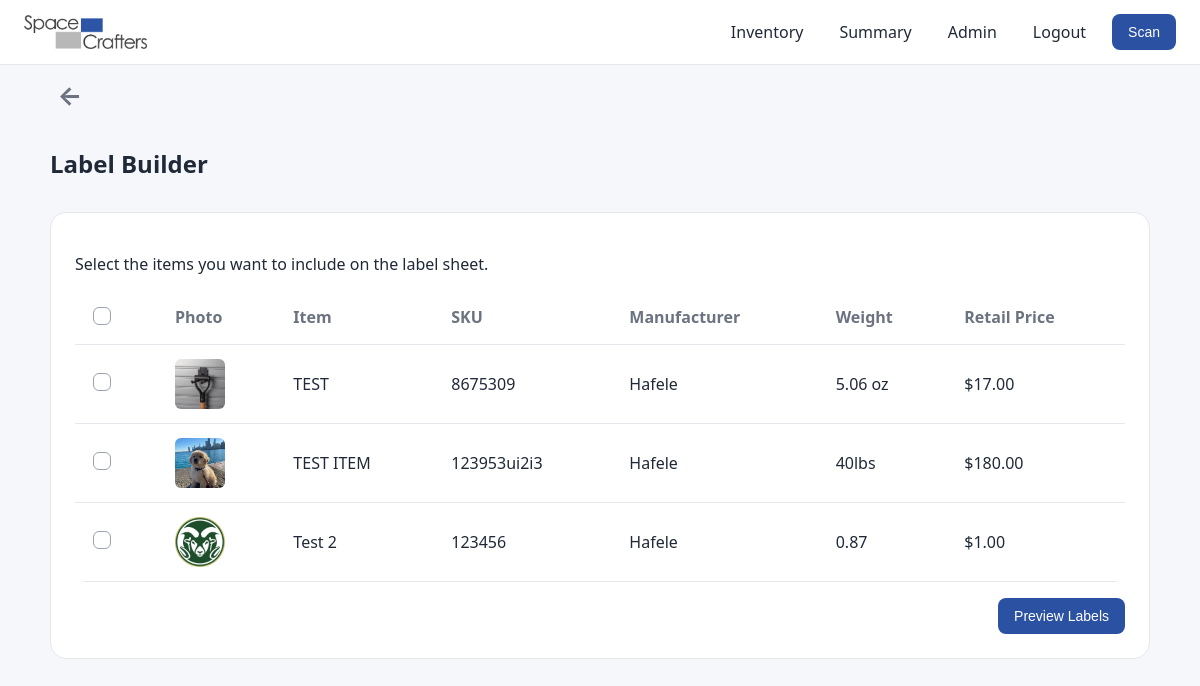
The app's page /labels/builder (signed in) with its own data.
### models.py (models this page shows, shortened)
class Item(db.Model):
    __tablename__ = "items"
    id = db.Column(db.Integer, primary_key=True)
    name = db.Column(db.String(200), nullable=False)
    sku = db.Column(db.String(100), unique=True, nullable=False)
    quantity = db.Column(db.Integer, default=0)
    weight = db.Column(db.String(50))
    dimensions = db.Column(db.String(200))
    colorways = db.Column(db.String(200))
    manufacturer = db.Column(db.String(200))
    cost_price = db.Column(db.Float, default=0)
    retail_price = db.Column(db.Float, default=0)
    low_stock_threshold = db.Column(db.Integer, default=5)
    order_link = db.Column(db.String(300))
    barcode_path = db.Column(db.String(300))
    image_path = db.Column(db.String(300))

### app.py (the view, shortened to what this page needs)
@app.route("/labels/builder", methods=["GET", "POST"])
@login_required
def labels_builder():
    items = Item.query.order_by(Item.name.asc()).all()
    return render_template("labels_builder.html", items=items)

### app.py (called while the page is built)
@login_manager.user_loader
def load_user(user_id):
    return db.session.get(User, int(user_id))

### models.py (called while the page is built)
    @property
    def is_active(self):
        return True

    @property
    def is_admin(self):
        return self.role == "admin"

### templates/labels_builder.html (shortened to what this page needs)
{% extends "base.html" %}
{% block content %}
<div class="label-topbar">
  <a href="{{ url_for('index') }}" class="back-arrow" aria-label="Back to inventory">
    ←
  </a>
</div>
<div class="page-header">
  <h2>Label Builder</h2>
</div>
<div class="card">
  <p class="muted-text">
    Select the items you want to include on the label sheet.
  </p>
  <form method="POST" action="{{ url_for('labels_builder') }}">
    <div class="table-scroll">
      <table class="summary-table labels-table">
        <thead>
          <tr>
            <th class="checkbox-cell">
              <label class="checkbox-wrap">
                <span class="checkmark"></span>
              </label>
            </th>
            <th>Photo</th>
            <th>Item</th>
            <th>SKU</th>
            <th>Manufacturer</th>
            <th>Weight</th>
            <th>Retail Price</th>
          </tr>
        </thead>
        <tbody>
          {% for item in items %}
          <tr>
            <td class="checkbox-cell">
              <label class="checkbox-wrap">
                <span class="checkmark"></span>
              </label>
            </td>
            <td>
              <img
                src="{{ item.image_path or '/static/placeholder.png' }}"
                alt="{{ item.name }}"
                style="width:50px; height:50px; object-fit:cover; border-radius:6px;"
              >
            </td>
            <td>{{ item.name }}</td>
            <td>{{ item.sku or '—' }}</td>
            <td>{{ item.manufacturer or '—' }}</td>
            <td>{{ item.weight or '—' }}</td>
            <td>${{ '%.2f'|format(item.retail_price or 0) }}</td>
          </tr>
          {% endfor %}
        </tbody>
      </table>
    </div>
    <div style="margin-top:16px; display:flex; justify-content:flex-end;">
      <button type="submit" class="primary-btn">Preview Labels</button>
    </div>
  </form>
</div>
{% endblock %}

### static/style.css (style rules this page uses)
:root { --primary: #2b51a3; --primary-hover: #2b51a3cc; --bg: #f5f7fb; --card: #ffffff; --border: #e5e7eb; --text: #1f2937; --muted: #6b7280; }
body { margin: 0; font-family: system-ui, -apple-system, sans-serif; background: var(--bg); color: var(--text); }
img { max-width: 100%; display: block; }
.page-header { display: flex; justify-content: space-between; align-items: center; margin-bottom: 20px; }
.card { background: var(--card); border: 1px solid var(--border); border-radius: 16px; padding: 24px; margin-bottom: 32px; }
.primary-btn { background: var(--primary); color: white; border: none; padding: 10px 16px; border-radius: 8px; font-size: 14px; font-weight: 500; cursor: pointer; transition: all 0.2s ease; }
.primary-btn, .secondary-btn { text-decoration: none; display: inline-flex; align-items: center; justify-content: center; box-sizing: border-box; }
.table, .summary-table { width: 100%; border-collapse: collapse; }
.table, .summary-table { width: 100%; border-collapse: collapse; background: var(--card); border-radius: 12px; overflow: hidden; }
.page-header { margin-bottom: 12px; }
.table th, .table td, .summary-table th, .summary-table td { padding: 14px 16px; border-bottom: 1px solid var(--border); vertical-align: middle; }
.summary-table { margin-top: 0; }
.table-section-header, .summary-table { width: 100%; }
.summary-table th { text-align: left; font-weight: 600; color: var(--muted); }
.summary-table td { text-align: left; }
.label-topbar { display: flex; justify-content: space-between; align-items: center; margin-bottom: 12px; width: 100%; }
.back-arrow { display: inline-flex; align-items: center; justify-content: center; text-decoration: none; font-size: 28px; font-weight: 700; color: #111827; width: 40px; height: 40px; border-radius: 8px; flex-shrink: 0; }
.back-arrow { display: inline-flex; align-items: center; justify-content: center; width: 40px; height: 40px; font-size: 26px; font-weight: 700; color: #6b7280; text-decoration: none; border-radius: 8px; flex-shrink: 0; }
.labels-table th, .labels-table td { vertical-align: middle; }
.checkbox-cell { width: 52px; text-align: center; vertical-align: middle; }
.checkbox-wrap { display: inline-flex; align-items: center; justify-content: center; cursor: pointer; width: 22px; height: 22px; }
.checkmark { width: 18px; height: 18px; border: 1.5px solid #9ca3af; border-radius: 6px; background: #ffffff; display: inline-block; position: relative; transition: all 0.15s ease; box-sizing: border-box; }
.checkmark::after { content: ""; position: absolute; left: 5px; top: 2px; width: 5px; height: 10px; border: solid white; border-width: 0 2px 2px 0; transform: rotate(45deg); opacity: 0; }
.labels-table tbody tr { transition: background 0.15s ease; }
.checkmark::after { content: ""; position: absolute; left: 50%; top: 50%; width: 5px; height: 9px; border: solid white; border-width: 0 2px 2px 0; transform: translate(-50%, -60%) rotate(45deg); opacity: 0; }

### records on screen
Item: image_path (picture), name "TEST", sku "8675309", manufacturer "Hafele", weight "5.06 oz", retail_price "17.00"
Item: image_path (picture), name "TEST ITEM", sku "123953ui2i3", manufacturer "Hafele", weight "40lbs", retail_price "180.00"
Item: image_path (picture), name "Test 2", sku "123456", manufacturer "Hafele", weight "0.87", retail_price "1.00"
